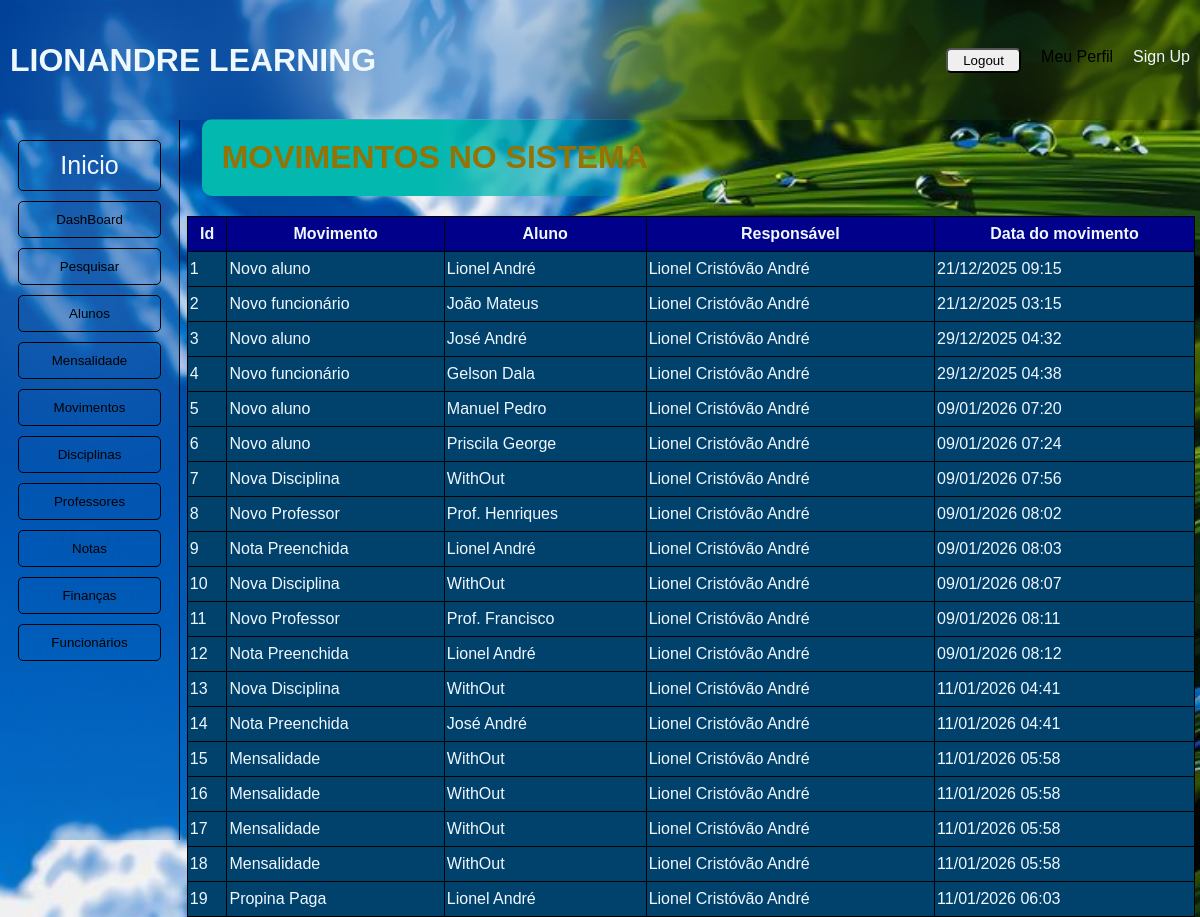
/movimento/ (signed in), run on the app's committed database.
### alunos/models.py (models this page shows, shortened)
class Movimentos(models.Model):
    tipo = models.CharField(max_length=50)
    Aluno = models.CharField(max_length=50)
    funcionario = models.CharField(max_length=50)
    data_movimento = models.DateTimeField(auto_now_add=True)

### alunos/views.py (the view)
# urls.py: path('movimento/', views.movimentos, name='movimento'),
@login_required(login_url='/login/')
def movimentos(request):
    grupo_admin = Group.objects.get(id=1)
    group_auth = request.user.groups.first()
    if group_auth == grupo_admin:
        movimentos = Movimentos.objects.all()
        return render(request, 'aluno/movimentos.html', {'movimentos' : movimentos})
    else:
         return HttpResponseForbidden('<h1>Apenas Funcionários Autorizados Podem prosseguir na Execução de Tal Acção</h1>')

### alunos/templates/aluno/movimentos.html
{% extends 'aluno/layout/base.html' %}
{% block content %}
<div class="page" style="width: auto; align-self: start; margin: 20px;">
        <h1 style="color: rgb(148, 114, 4);">MOVIMENTOS NO SISTEMA</h1>
</div>
<table>
    <tr>
        <th>Id</th>
        <th>Movimento</th>
        <th>Aluno</th>
        <th>Responsável</th>
        <th>Data do movimento</th>
    </tr>
{% for movimento in movimentos %}
    <tr>
        <td>{{ movimento.id }}</td>
        <td>{{ movimento.tipo }}</td>
        <td>{{ movimento.Aluno }}</td>
        <td>{{ movimento.funcionario }}</td>
        <td>{{ movimento.data_movimento | date:'d/m/Y h:i' }}</td>
    </tr>
{% empty %}
    <h3>Lista Vazia</h3>
{% endfor %}
</table>
{% endblock %}

### alunos/static/css/style.css (style rules this page uses)
* { margin: 0; padding: 0; box-sizing: border-box; text-decoration: none; list-style: none; font-family: 'Franklin Gothic Medium', 'Arial Narrow', Arial, sans-serif; }
body { background-image: url('img/background.jpg'); background-size: cover; background-repeat: no-repeat; }
table { border-collapse: collapse; width: 63em; color: aliceblue; height: auto; }
td, th { border: 1px solid black; height: 35px; }
td { border: 1px solid black; padding: 2px; background-color: rgb(1, 66, 109); }
th { background-color: darkblue; }
.page { width: 60%; background:linear-gradient(97deg, rgb(2, 184, 175), rgb(2, 184, 175), transparent) ; text-align: start; border-radius: 10px; align-self: start; margin: 20px 50px; padding: 20px; }

### data on the page
Movimentos: id "1", tipo "Novo aluno", Aluno "Lionel André", funcionario "Lionel Cristóvão André", data_movimento "21/12/2025 09:15"
Movimentos: id "2", tipo "Novo funcionário", Aluno "João Mateus", funcionario "Lionel Cristóvão André", data_movimento "21/12/2025 03:15"
Movimentos: id "3", tipo "Novo aluno", Aluno "José André", funcionario "Lionel Cristóvão André", data_movimento "29/12/2025 04:32"
Movimentos: id "4", tipo "Novo funcionário", Aluno "Gelson Dala", funcionario "Lionel Cristóvão André", data_movimento "29/12/2025 04:38"
Movimentos: id "5", tipo "Novo aluno", Aluno "Manuel Pedro", funcionario "Lionel Cristóvão André", data_movimento "09/01/2026 07:20"
Movimentos: id "6", tipo "Novo aluno", Aluno "Priscila George", funcionario "Lionel Cristóvão André", data_movimento "09/01/2026 07:24"
Movimentos: id "7", tipo "Nova Disciplina", Aluno "WithOut", funcionario "Lionel Cristóvão André", data_movimento "09/01/2026 07:56"
Movimentos: id "8", tipo "Novo Professor", Aluno "Prof. Henriques", funcionario "Lionel Cristóvão André", data_movimento "09/01/2026 08:02"
Movimentos: id "9", tipo "Nota Preenchida", Aluno "Lionel André", funcionario "Lionel Cristóvão André", data_movimento "09/01/2026 08:03"
Movimentos: id "10", tipo "Nova Disciplina", Aluno "WithOut", funcionario "Lionel Cristóvão André", data_movimento "09/01/2026 08:07"
Movimentos: id "11", tipo "Novo Professor", Aluno "Prof. Francisco", funcionario "Lionel Cristóvão André", data_movimento "09/01/2026 08:11"
Movimentos: id "12", tipo "Nota Preenchida", Aluno "Lionel André", funcionario "Lionel Cristóvão André", data_movimento "09/01/2026 08:12"
Movimentos: id "13", tipo "Nova Disciplina", Aluno "WithOut", funcionario "Lionel Cristóvão André", data_movimento "11/01/2026 04:41"
Movimentos: id "14", tipo "Nota Preenchida", Aluno "José André", funcionario "Lionel Cristóvão André", data_movimento "11/01/2026 04:41"
Movimentos: id "15", tipo "Mensalidade", Aluno "WithOut", funcionario "Lionel Cristóvão André", data_movimento "11/01/2026 05:58"
Movimentos: id "16", tipo "Mensalidade", Aluno "WithOut", funcionario "Lionel Cristóvão André", data_movimento "11/01/2026 05:58"
Movimentos: id "17", tipo "Mensalidade", Aluno "WithOut", funcionario "Lionel Cristóvão André", data_movimento "11/01/2026 05:58"
Movimentos: id "18", tipo "Mensalidade", Aluno "WithOut", funcionario "Lionel Cristóvão André", data_movimento "11/01/2026 05:58"
Movimentos: id "19", tipo "Propina Paga", Aluno "Lionel André", funcionario "Lionel Cristóvão André", data_movimento "11/01/2026 06:03"
